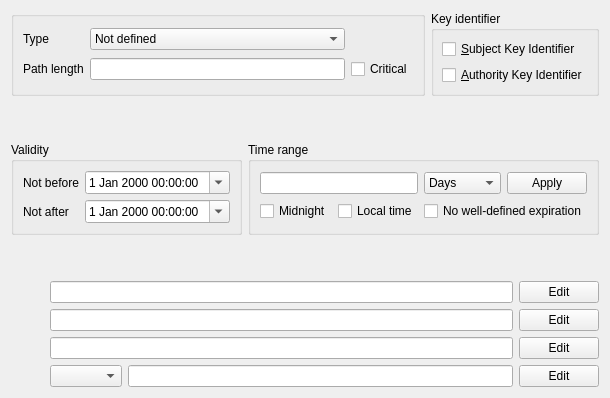
     <widget class="QWidget" name="tab_2">
      <attribute name="title">
       <string>Extensions</string>
      </attribute>
      <layout class="QVBoxLayout" name="verticalLayout">
       <item>
        <layout class="QHBoxLayout" name="_6">
         <item>
          <widget class="QGroupBox" name="bcBox">
           <layout class="QGridLayout" name="gridLayout_7">
            <item row="0" column="0">
             <widget class="QLabel" name="TextLabel2_2_3">
              <property name="text">
               <string>Type</string>
              </property>
             </widget>
            </item>
            <item row="0" column="1">
             <widget class="QComboBox" name="basicCA">
              <property name="toolTip">
               <string>If this will become a CA certificate or not</string>
              </property>
              <item>
               <property name="text">
                <string>Not defined</string>
               </property>
              </item>
              <item>
               <property name="text">
                <string>Certification Authority</string>
               </property>
              </item>
              <item>
               <property name="text">
                <string>End Entity</string>
               </property>
              </item>
             </widget>
            </item>
            <item row="1" column="0">
             <widget class="QLabel" name="TextLabel3_2_2">
              <property name="text">
               <string>Path length</string>
              </property>
             </widget>
            </item>
            <item row="1" column="1">
             <widget class="QLineEdit" name="basicPath">
              <property name="toolTip">
               <string>How much CAs may be below this.</string>
              </property>
             </widget>
            </item>
            <item row="1" column="2">
             <widget class="QCheckBox" name="bcCritical">
              <property name="toolTip">
               <string>The basic constraints should always be critical</string>
              </property>
              <property name="text">
               <string notr="true">Critical</string>
              </property>
             </widget>
            </item>
           </layout>
          </widget>
         </item>
         <item>
          <widget class="QGroupBox" name="keyIdentBox">
           <property name="toolTip">
            <string>Key identifier</string>
           </property>
           <property name="title">
            <string notr="true">Key identifier</string>
           </property>
           <layout class="QVBoxLayout">
            <property name="margin">
             <number>8</number>
            </property>
            <item>
             <widget class="QCheckBox" name="subKey">
              <property name="toolTip">
               <string>Creates a hash of the key following the PKIX guidelines</string>
              </property>
              <property name="text">
               <string notr="true">&amp;Subject Key Identifier</string>
              </property>
             </widget>
            </item>
            <item>
             <widget class="QCheckBox" name="authKey">
              <property name="toolTip">
               <string>Copy the Subject Key Identifier from the issuer</string>
              </property>
              <property name="text">
               <string notr="true">&amp;Authority Key Identifier</string>
              </property>
             </widget>
            </item>
           </layout>
          </widget>
         </item>
        </layout>
       </item>
       <item>
        <spacer>
         <property name="orientation">
          <enum>Qt::Vertical</enum>
         </property>
         <property name="sizeHint" stdset="0">
          <size>
           <width>20</width>
           <height>40</height>
          </size>
         </property>
        </spacer>
       </item>
       <item>
        <widget class="QWidget" name="timewidget" native="true">
         <property name="enabled">
          <bool>true</bool>
         </property>
         <layout class="QHBoxLayout" name="horizontalLayout">
          <property name="margin">
           <number>0</number>
          </property>
          <item>
           <widget class="QGroupBox" name="validityBox">
            <property name="title">
             <string>Validity</string>
            </property>
            <layout class="QGridLayout" name="gridLayout_1">
             <item row="0" column="0">
              <widget class="QLabel" name="TextLabel1_2_3_2">
               <property name="text">
                <string>Not before</string>
               </property>
              </widget>
             </item>
             <item row="0" column="1">
              <widget class="Validity" name="notBefore">
               <property name="calendarPopup">
                <bool>true</bool>
               </property>
              </widget>
             </item>
             <item row="1" column="0">
              <widget class="QLabel" name="TextLabel2_4_2">
               <property name="text">
                <string>Not after</string>
               </property>
              </widget>
             </item>
             <item row="1" column="1">
              <widget class="Validity" name="notAfter">
               <property name="calendarPopup">
                <bool>true</bool>
               </property>
              </widget>
             </item>
            </layout>
           </widget>
          </item>
          <item>
           <widget class="QGroupBox" name="rangeBox">
            <property name="title">
             <string>Time range</string>
            </property>
            <layout class="QGridLayout" name="gridLayout_2">
             <item row="0" column="0" colspan="2">
              <widget class="QLineEdit" name="validNumber"/>
             </item>
             <item row="0" column="2">
              <widget class="QComboBox" name="validRange">
               <item>
                <property name="text">
                 <string>Days</string>
                </property>
               </item>
               <item>
                <property name="text">
                 <string>Months</string>
                </property>
               </item>
               <item>
                <property name="text">
                 <string>Years</string>
                </property>
               </item>
              </widget>
             </item>
             <item row="0" column="3">
              <widget class="QPushButton" name="applyTime">
               <property name="sizePolicy">
                <sizepolicy hsizetype="Minimum" vsizetype="Fixed">
                 <horstretch>0</horstretch>
                 <verstretch>0</verstretch>
                </sizepolicy>
               </property>
               <property name="text">
                <string>Apply</string>
               </property>
              </widget>
             </item>
             <item row="1" column="0">
              <widget class="QCheckBox" name="midnightCB">
               <property name="toolTip">
                <string>Set the time to 00:00:00 and 23:59:59 respectively</string>
               </property>
               <property name="text">
                <string>Midnight</string>
               </property>
              </widget>
             </item>
             <item row="1" column="1">
              <widget class="QCheckBox" name="checkBox">
               <property name="text">
                <string>Local time</string>
               </property>
              </widget>
             </item>
             <item row="1" column="2" colspan="2">
              <widget class="QCheckBox" name="noWellDefinedExpDate">
               <property name="text">
                <string>No well-defined expiration</string>
               </property>
              </widget>
             </item>
            </layout>
           </widget>
          </item>
         </layout>
        </widget>
       </item>
       <item>
        <spacer>
         <property name="orientation">
          <enum>Qt::Vertical</enum>
         </property>
         <property name="sizeHint" stdset="0">
          <size>
           <width>20</width>
           <height>40</height>
          </size>
         </property>
        </spacer>
       </item>
       <item>
        <layout class="QGridLayout" name="gridLayout_12">
         <item row="0" column="0">
          <widget class="DoubleClickLabel" name="sanLbl"/>
         </item>
         <item row="0" column="1">
          <widget class="QLabel" name="subAltIco">
           <property name="minimumSize">
            <size>
             <width>20</width>
             <height>20</height>
            </size>
           </property>
           <property name="maximumSize">
            <size>
             <width>20</width>
             <height>20</height>
            </size>
           </property>
           <property name="text">
            <string/>
           </property>
          </widget>
         </item>
         <item row="0" column="2" colspan="2">
          <widget class="QLineEdit" name="subAltName">
           <property name="toolTip">
            <string>DNS: IP: URI: email: RID:</string>
           </property>
          </widget>
         </item>
         <item row="0" column="4">
          <widget class="QPushButton" name="editSubAlt">
           <property name="text">
            <string>Edit</string>
           </property>
          </widget>
         </item>
         <item row="1" column="0">
          <widget class="DoubleClickLabel" name="ianLbl"/>
         </item>
         <item row="1" column="2" colspan="2">
          <widget class="QLineEdit" name="issAltName">
           <property name="toolTip">
            <string>DNS: IP: URI: email: RID:</string>
           </property>
          </widget>
         </item>
         <item row="1" column="4">
          <widget class="QPushButton" name="editIssAlt">
           <property name="text">
            <string>Edit</string>
           </property>
          </widget>
         </item>
         <item row="2" column="1">
          <widget class="QLabel" name="crlDistIco">
           <property name="minimumSize">
            <size>
             <width>20</width>
             <height>20</height>
            </size>
           </property>
           <property name="maximumSize">
            <size>
             <width>20</width>
             <height>20</height>
            </size>
           </property>
           <property name="text">
            <string/>
           </property>
          </widget>
         </item>
         <item row="2" column="2" colspan="2">
          <widget class="QLineEdit" name="crlDist">
           <property name="toolTip">
            <string>URI:</string>
           </property>
          </widget>
         </item>
         <item row="2" column="4">
          <widget class="QPushButton" name="editCrlDist">
           <property name="text">
            <string>Edit</string>
           </property>
          </widget>
         </item>
         <item row="3" column="0">
          <widget class="DoubleClickLabel" name="aiaLbl"/>
         </item>
         <item row="3" column="1">
          <widget class="QLabel" name="authInfAccIco">
           <property name="minimumSize">
            <size>
             <width>20</width>
             <height>20</height>
            </size>
           </property>
           <property name="maximumSize">
            <size>
             <width>20</width>
             <height>20</height>
            </size>
           </property>
           <property name="text">
            <string/>
           </property>
          </widget>
         </item>
         <item row="3" column="2">
          <widget class="QComboBox" name="aiaOid">
           <property name="toolTip">
            <string>can be altered by the file &quot;aia.txt&quot;</string>
           </property>
          </widget>
         </item>
         <item row="3" column="3">
          <widget class="QLineEdit" name="authInfAcc">
           <property name="toolTip">
            <string>DNS: IP: URI: email: RID:</string>
           </property>
          </widget>
         </item>
         <item row="3" column="4">
          <widget class="QPushButton" name="editAuthInfAcc">
           <property name="text">
            <string>Edit</string>
           </property>
          </widget>
         </item>
         <item row="1" column="1">
          <widget class="QLabel" name="issAltIco">
           <property name="minimumSize">
            <size>
             <width>20</width>
             <height>20</height>
            </size>
           </property>
           <property name="maximumSize">
            <size>
             <width>20</width>
             <height>20</height>
            </size>
           </property>
           <property name="text">
            <string/>
           </property>
          </widget>
         </item>
         <item row="2" column="0">
          <widget class="DoubleClickLabel" name="crldpLbl"/>
         </item>
        </layout>
       </item>
      </layout>
     </widget>
